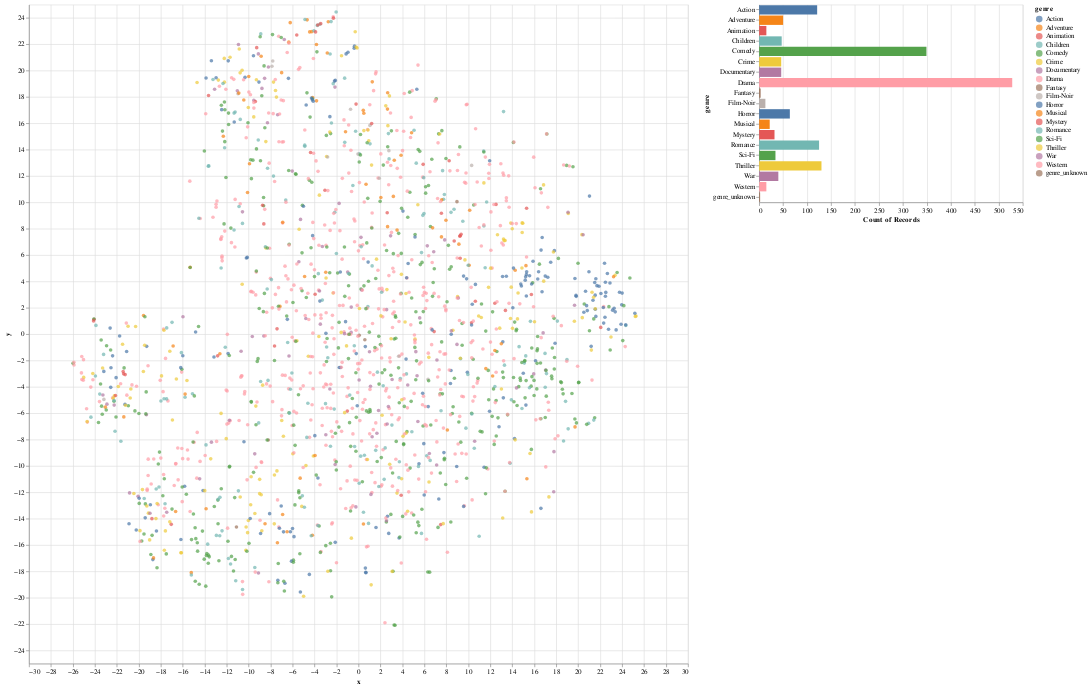

Notebook cell for this chart:
### Code cell
tsne_movie_embeddings(softmax_model)

### Figure 1 — Vega-Lite specification as saved in the notebook (floating-point values rounded to 4 significant figures; data arrays with more than 128 entries replaced by an {"elided": "..."} marker saying what was removed)
{"config": {"view": {"continuousWidth": 400, "continuousHeight": 300}}, "hconcat": [{"layer": [{"mark": "circle", "encoding": {"color": {"condition": {"type": "nominal", "field": "genre", "selection": "selector002"}, "value": "whitesmoke"}, "x": {"type": "quantitative", "field": "x"}, "y": {"type": "quantitative", "field": "y"}}, "height": 1000, "selection": {"selector012": {"type": "single", "encodings": ["x", "y"], "on": "mouseover", "nearest": true, "empty": "none"}}, "width": 1000}, {"mark": {"type": "text", "align": "left", "dx": 5, "dy": -5}, "encoding": {"text": {"condition": {"type": "nominal", "field": "title", "selection": "selector012"}, "value": ""}, "x": {"type": "quantitative", "field": "x"}, "y": {"type": "quantitative", "field": "y"}}}]}, {"mark": "bar", "encoding": {"color": {"condition": {"type": "nominal", "field": "genre", "selection": "selector002"}, "value": "lightgray"}, "x": {"type": "quantitative", "aggregate": "count"}, "y": {"type": "nominal", "field": "genre"}}, "height": 300, "selection": {"selector002": {"type": "multi", "fields": ["genre"]}}}], "data": {"name": "data-2cd688e76ffaeef3aabc076e642bf27e"}, "$schema": "https://vega.github.io/schema/vega-lite/v4.8.1.json", "datasets": {"data-2cd688e76ffaeef3aabc076e642bf27e": {"elided": "1682 records"}}}
